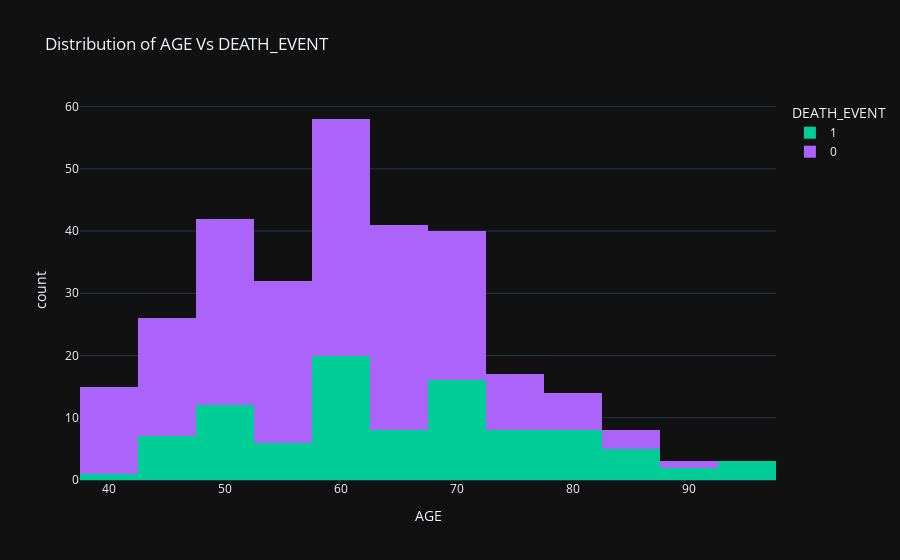

Notebook code cell kept with this figure:
### Code cell
# categorizing  by DEATH_EVENT

import plotly.express as px
fig = px.histogram(newdf, x="age", color="DEATH_EVENT", hover_data=newdf.columns, 
                   title ="Distribution of AGE Vs DEATH_EVENT", 
                   labels={"age": "AGE"},
                   template="plotly_dark",
                   color_discrete_map={"0": "RebeccaPurple", "1": "MediumPurple"}
                  )
fig.show()

### Figure 1 — Plotly figure (JSON) as saved in the notebook; plotly's stock layout.template omitted (floating-point values rounded to 4 significant figures; data arrays with more than 128 entries replaced by an {"elided": "..."} marker saying what was removed)
{"data": [{"alignmentgroup": "True", "bingroup": "x", "hovertemplate": "DEATH_EVENT=1<br>AGE=%{x}<br>count=%{y}<extra></extra>", "legendgroup": "1", "marker": {"color": "#00cc96", "pattern": {"shape": ""}}, "name": "1", "offsetgroup": "1", "orientation": "v", "showlegend": true, "type": "histogram", "x": [75, 55, 65, 50, 65, 90, 75, 60, 65, 80, 75, 62, 45, 50, 82, 87, 45, 70, 48, 65, 68, 75, 80, 95, 70, 58, 82, 94, 85, 50, 65, 69, 90, 82, 60, 70, 50, 70, 60, 50, 51, 60, 80, 57, 68, 53, 60, 70, 60, 95, 49, 72, 45, 50, 45, 60, 42, 72, 70, 65, 85, 69, 60, 60, 59, 60, 72, 85, 70, 86, 60, 46, 80, 72, 75, 72, 50, 45, 80, 59, 59, 65, 75, 58, 60.67, 50, 60, 45, 77, 48, 54, 73, 60, 55, 65, 55], "xaxis": "x", "yaxis": "y"}, {"alignmentgroup": "True", "bingroup": "x", "hovertemplate": "DEATH_EVENT=0<br>AGE=%{x}<br>count=%{y}<extra></extra>", "legendgroup": "0", "marker": {"color": "#ab63fa", "pattern": {"shape": ""}}, "name": "0", "offsetgroup": "0", "orientation": "v", "showlegend": true, "type": "histogram", "x": {"elided": "203 float values"}, "xaxis": "x", "yaxis": "y"}], "layout": {"barmode": "relative", "legend": {"title": {"text": "DEATH_EVENT"}, "tracegroupgap": 0}, "title": {"text": "Distribution of AGE Vs DEATH_EVENT"}, "xaxis": {"anchor": "y", "domain": [0, 1], "title": {"text": "AGE"}}, "yaxis": {"anchor": "x", "domain": [0, 1], "title": {"text": "count"}}}}
